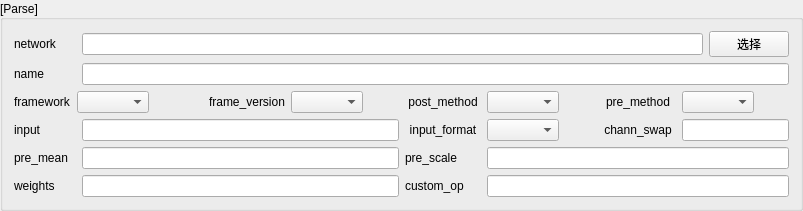
        <widget class="QGroupBox" name="ParseGroupBox">
         <property name="sizePolicy">
          <sizepolicy hsizetype="Preferred" vsizetype="Preferred">
           <horstretch>0</horstretch>
           <verstretch>0</verstretch>
          </sizepolicy>
         </property>
         <property name="minimumSize">
          <size>
           <width>0</width>
           <height>0</height>
          </size>
         </property>
         <property name="title">
          <string>[Parse]</string>
         </property>
         <property name="alignment">
          <set>Qt::AlignmentFlag::AlignLeading|Qt::AlignmentFlag::AlignLeft|Qt::AlignmentFlag::AlignVCenter</set>
         </property>
         <layout class="QVBoxLayout" name="verticalLayout_2">
          <item>
           <layout class="QGridLayout" name="gridLayout" rowstretch="0,0,0,0,0,0,0" columnstretch="1,1,1,1">
            <item row="4" column="0" colspan="2">
             <layout class="QHBoxLayout" name="horizontalLayout_7">
              <item>
               <widget class="QLabel" name="label_input">
                <property name="sizePolicy">
                 <sizepolicy hsizetype="Preferred" vsizetype="Fixed">
                  <horstretch>0</horstretch>
                  <verstretch>0</verstretch>
                 </sizepolicy>
                </property>
                <property name="minimumSize">
                 <size>
                  <width>62</width>
                  <height>0</height>
                 </size>
                </property>
                <property name="text">
                 <string>input</string>
                </property>
               </widget>
              </item>
              <item>
               <widget class="QLineEdit" name="ShapeInput"/>
              </item>
             </layout>
            </item>
            <item row="6" column="0" colspan="2">
             <layout class="QHBoxLayout" name="horizontalLayout_21">
              <item>
               <widget class="QLabel" name="label_weights">
                <property name="sizePolicy">
                 <sizepolicy hsizetype="Preferred" vsizetype="Fixed">
                  <horstretch>0</horstretch>
                  <verstretch>0</verstretch>
                 </sizepolicy>
                </property>
                <property name="minimumSize">
                 <size>
                  <width>62</width>
                  <height>0</height>
                 </size>
                </property>
                <property name="text">
                 <string>weights</string>
                </property>
               </widget>
              </item>
              <item>
               <widget class="QLineEdit" name="WeightInput"/>
              </item>
             </layout>
            </item>
            <item row="3" column="0">
             <layout class="QHBoxLayout" name="horizontalLayout_3">
              <item>
               <widget class="QLabel" name="label_framework">
                <property name="sizePolicy">
                 <sizepolicy hsizetype="Preferred" vsizetype="Fixed">
                  <horstretch>0</horstretch>
                  <verstretch>0</verstretch>
                 </sizepolicy>
                </property>
                <property name="minimumSize">
                 <size>
                  <width>0</width>
                  <height>0</height>
                 </size>
                </property>
                <property name="text">
                 <string>framework</string>
                </property>
               </widget>
              </item>
              <item>
               <widget class="QComboBox" name="FrameWorkComboBox">
                <property name="sizePolicy">
                 <sizepolicy hsizetype="Preferred" vsizetype="Fixed">
                  <horstretch>0</horstretch>
                  <verstretch>0</verstretch>
                 </sizepolicy>
                </property>
               </widget>
              </item>
              <item>
               <spacer name="horizontalSpacer_3">
                <property name="orientation">
                 <enum>Qt::Orientation::Horizontal</enum>
                </property>
                <property name="sizeHint" stdset="0">
                 <size>
                  <width>40</width>
                  <height>20</height>
                 </size>
                </property>
               </spacer>
              </item>
             </layout>
            </item>
            <item row="6" column="2" colspan="2">
             <layout class="QHBoxLayout" name="horizontalLayout_22">
              <item>
               <widget class="QLabel" name="label_custom_op">
                <property name="sizePolicy">
                 <sizepolicy hsizetype="Preferred" vsizetype="Fixed">
                  <horstretch>0</horstretch>
                  <verstretch>0</verstretch>
                 </sizepolicy>
                </property>
                <property name="minimumSize">
                 <size>
                  <width>76</width>
                  <height>0</height>
                 </size>
                </property>
                <property name="text">
                 <string>custom_op</string>
                </property>
                <property name="alignment">
                 <set>Qt::AlignmentFlag::AlignLeading|Qt::AlignmentFlag::AlignLeft|Qt::AlignmentFlag::AlignVCenter</set>
                </property>
               </widget>
              </item>
              <item>
               <widget class="QLineEdit" name="CustomOpInput"/>
              </item>
             </layout>
            </item>
            <item row="3" column="3">
             <layout class="QHBoxLayout" name="horizontalLayout_6">
              <item>
               <widget class="QLabel" name="label_pre_method">
                <property name="sizePolicy">
                 <sizepolicy hsizetype="Preferred" vsizetype="Fixed">
                  <horstretch>0</horstretch>
                  <verstretch>0</verstretch>
                 </sizepolicy>
                </property>
                <property name="minimumSize">
                 <size>
                  <width>76</width>
                  <height>0</height>
                 </size>
                </property>
                <property name="text">
                 <string>pre_method</string>
                </property>
                <property name="alignment">
                 <set>Qt::AlignmentFlag::AlignCenter</set>
                </property>
               </widget>
              </item>
              <item>
               <widget class="QComboBox" name="PreMethodComboBox"/>
              </item>
              <item>
               <spacer name="horizontalSpacer_2">
                <property name="orientation">
                 <enum>Qt::Orientation::Horizontal</enum>
                </property>
                <property name="sizeHint" stdset="0">
                 <size>
                  <width>40</width>
                  <height>20</height>
                 </size>
                </property>
               </spacer>
              </item>
             </layout>
            </item>
            <item row="2" column="0" colspan="4">
             <layout class="QHBoxLayout" name="horizontalLayout_2">
              <item>
               <widget class="QLabel" name="label_name">
                <property name="sizePolicy">
                 <sizepolicy hsizetype="Preferred" vsizetype="Fixed">
                  <horstretch>0</horstretch>
                  <verstretch>0</verstretch>
                 </sizepolicy>
                </property>
                <property name="minimumSize">
                 <size>
                  <width>62</width>
                  <height>0</height>
                 </size>
                </property>
                <property name="text">
                 <string>name</string>
                </property>
               </widget>
              </item>
              <item>
               <widget class="QLineEdit" name="NameInput"/>
              </item>
             </layout>
            </item>
            <item row="1" column="0" colspan="4">
             <layout class="QHBoxLayout" name="horizontalLayout">
              <item>
               <widget class="QLabel" name="label_network">
                <property name="sizePolicy">
                 <sizepolicy hsizetype="Preferred" vsizetype="Fixed">
                  <horstretch>0</horstretch>
                  <verstretch>0</verstretch>
                 </sizepolicy>
                </property>
                <property name="minimumSize">
                 <size>
                  <width>62</width>
                  <height>0</height>
                 </size>
                </property>
                <property name="text">
                 <string>network</string>
                </property>
               </widget>
              </item>
              <item>
               <widget class="QLineEdit" name="NetworkInput"/>
              </item>
              <item>
               <widget class="QPushButton" name="ChooseNetworkButton">
                <property name="sizePolicy">
                 <sizepolicy hsizetype="Preferred" vsizetype="Fixed">
                  <horstretch>0</horstretch>
                  <verstretch>0</verstretch>
                 </sizepolicy>
                </property>
                <property name="minimumSize">
                 <size>
                  <width>0</width>
                  <height>0</height>
                 </size>
                </property>
                <property name="maximumSize">
                 <size>
                  <width>16777215</width>
                  <height>16777215</height>
                 </size>
                </property>
                <property name="text">
                 <string>选择</string>
                </property>
               </widget>
              </item>
             </layout>
            </item>
            <item row="5" column="2" colspan="2">
             <layout class="QHBoxLayout" name="horizontalLayout_20">
              <item>
               <widget class="QLabel" name="label_pre_scale">
                <property name="sizePolicy">
                 <sizepolicy hsizetype="Preferred" vsizetype="Fixed">
                  <horstretch>0</horstretch>
                  <verstretch>0</verstretch>
                 </sizepolicy>
                </property>
                <property name="minimumSize">
                 <size>
                  <width>76</width>
                  <height>0</height>
                 </size>
                </property>
                <property name="text">
                 <string>pre_scale</string>
                </property>
                <property name="alignment">
                 <set>Qt::AlignmentFlag::AlignLeading|Qt::AlignmentFlag::AlignLeft|Qt::AlignmentFlag::AlignVCenter</set>
                </property>
               </widget>
              </item>
              <item>
               <widget class="QLineEdit" name="PreScaleInput"/>
              </item>
             </layout>
            </item>
            <item row="5" column="0" colspan="2">
             <layout class="QHBoxLayout" name="horizontalLayout_19">
              <item>
               <widget class="QLabel" name="label_pre_mean">
                <property name="sizePolicy">
                 <sizepolicy hsizetype="Preferred" vsizetype="Fixed">
                  <horstretch>0</horstretch>
                  <verstretch>0</verstretch>
                 </sizepolicy>
                </property>
                <property name="minimumSize">
                 <size>
                  <width>62</width>
                  <height>0</height>
                 </size>
                </property>
                <property name="text">
                 <string>pre_mean</string>
                </property>
               </widget>
              </item>
              <item>
               <widget class="QLineEdit" name="PreMeanInput"/>
              </item>
             </layout>
            </item>
            <item row="4" column="3">
             <layout class="QHBoxLayout" name="horizontalLayout_18">
              <item>
               <widget class="QLabel" name="label_chann_swap">
                <property name="sizePolicy">
                 <sizepolicy hsizetype="Preferred" vsizetype="Fixed">
                  <horstretch>0</horstretch>
                  <verstretch>0</verstretch>
                 </sizepolicy>
                </property>
                <property name="minimumSize">
                 <size>
                  <width>76</width>
                  <height>0</height>
                 </size>
                </property>
                <property name="text">
                 <string>chann_swap</string>
                </property>
                <property name="alignment">
                 <set>Qt::AlignmentFlag::AlignCenter</set>
                </property>
               </widget>
              </item>
              <item>
               <widget class="QLineEdit" name="ChannelSwapInput"/>
              </item>
             </layout>
            </item>
            <item row="4" column="2">
             <layout class="QHBoxLayout" name="horizontalLayout_8">
              <item>
               <widget class="QLabel" name="label_input_format">
                <property name="sizePolicy">
                 <sizepolicy hsizetype="Preferred" vsizetype="Fixed">
                  <horstretch>0</horstretch>
                  <verstretch>0</verstretch>
                 </sizepolicy>
                </property>
                <property name="minimumSize">
                 <size>
                  <width>76</width>
                  <height>0</height>
                 </size>
                </property>
                <property name="text">
                 <string>input_format</string>
                </property>
                <property name="alignment">
                 <set>Qt::AlignmentFlag::AlignCenter</set>
                </property>
               </widget>
              </item>
              <item>
               <widget class="QComboBox" name="InputFormatComboBox"/>
              </item>
              <item>
               <spacer name="horizontalSpacer_5">
                <property name="orientation">
                 <enum>Qt::Orientation::Horizontal</enum>
                </property>
                <property name="sizeHint" stdset="0">
                 <size>
                  <width>40</width>
                  <height>20</height>
                 </size>
                </property>
               </spacer>
              </item>
             </layout>
            </item>
            <item row="3" column="1">
             <layout class="QHBoxLayout" name="horizontalLayout_4" stretch="0,0,0">
              <item>
               <widget class="QLabel" name="label_frame_version">
                <property name="sizePolicy">
                 <sizepolicy hsizetype="Preferred" vsizetype="Fixed">
                  <horstretch>0</horstretch>
                  <verstretch>0</verstretch>
                 </sizepolicy>
                </property>
                <property name="minimumSize">
                 <size>
                  <width>0</width>
                  <height>0</height>
                 </size>
                </property>
                <property name="text">
                 <string>frame_version</string>
                </property>
                <property name="textFormat">
                 <enum>Qt::TextFormat::AutoText</enum>
                </property>
                <property name="alignment">
                 <set>Qt::AlignmentFlag::AlignCenter</set>
                </property>
               </widget>
              </item>
              <item>
               <widget class="QComboBox" name="FrameVersionComboBox">
                <property name="sizePolicy">
                 <sizepolicy hsizetype="Preferred" vsizetype="Fixed">
                  <horstretch>0</horstretch>
                  <verstretch>0</verstretch>
                 </sizepolicy>
                </property>
               </widget>
              </item>
              <item>
               <spacer name="horizontalSpacer">
                <property name="orientation">
                 <enum>Qt::Orientation::Horizontal</enum>
                </property>
                <property name="sizeHint" stdset="0">
                 <size>
                  <width>40</width>
                  <height>20</height>
                 </size>
                </property>
               </spacer>
              </item>
             </layout>
            </item>
            <item row="3" column="2">
             <layout class="QHBoxLayout" name="horizontalLayout_5">
              <item>
               <widget class="QLabel" name="label_post_method">
                <property name="sizePolicy">
                 <sizepolicy hsizetype="Preferred" vsizetype="Fixed">
                  <horstretch>0</horstretch>
                  <verstretch>0</verstretch>
                 </sizepolicy>
                </property>
                <property name="minimumSize">
                 <size>
                  <width>76</width>
                  <height>0</height>
                 </size>
                </property>
                <property name="text">
                 <string>post_method</string>
                </property>
                <property name="alignment">
                 <set>Qt::AlignmentFlag::AlignCenter</set>
                </property>
               </widget>
              </item>
              <item>
               <widget class="QComboBox" name="PostMethodComboBox"/>
              </item>
              <item>
               <spacer name="horizontalSpacer_4">
                <property name="orientation">
                 <enum>Qt::Orientation::Horizontal</enum>
                </property>
                <property name="sizeHint" stdset="0">
                 <size>
                  <width>40</width>
                  <height>20</height>
                 </size>
                </property>
               </spacer>
              </item>
             </layout>
            </item>
           </layout>
          </item>
         </layout>
        </widget>
